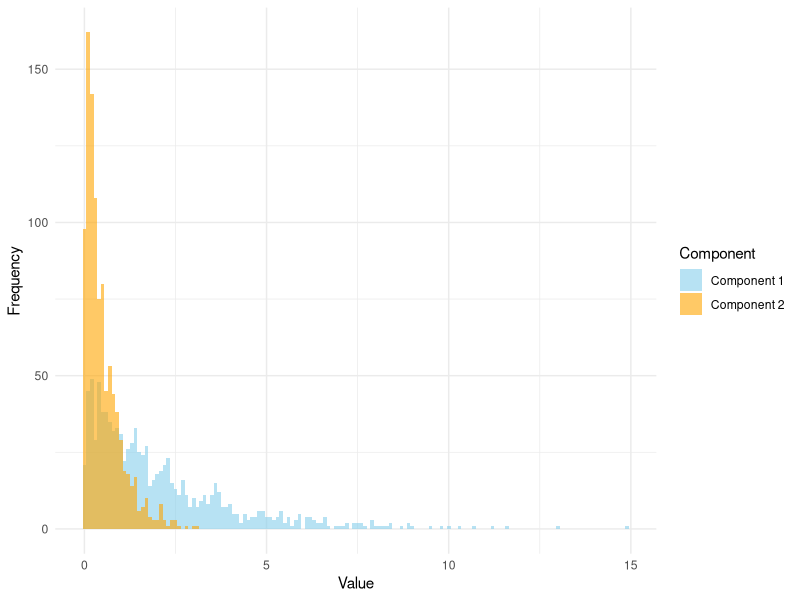
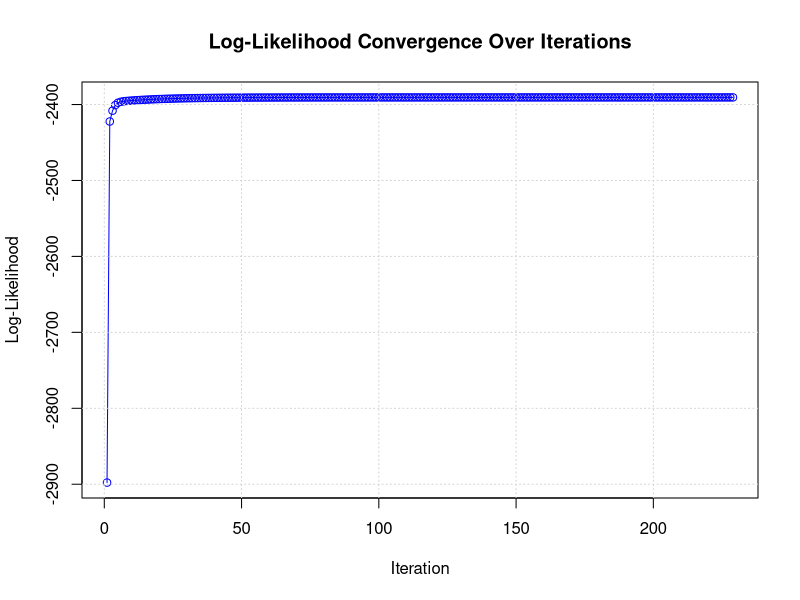

Here is the R script that generated these plots, in order:
## ---- chunk 1
library(ggplot2)
set.seed(1234)
# sample
n_samples <- 2000
true_rates <- c(0.5, 2.0)
true_proportions <- c(0.5, 0.5)

# Sample group assignments (1 or 2) based on mixing proportions
component_labels <- sample(1:2, n_samples, replace = TRUE, prob = true_proportions)

# Stage 2: Generate data from the corresponding exponential
# distribution based on the group assignment
data <- numeric(n_samples) # Initialize the data vector

# Generate data for group 1 (rate = 0.5)
data[component_labels == 1] <- rexp(sum(component_labels == 1), rate = true_rates[1])

# Generate data for group 2 (rate = 2.0)
data[component_labels == 2] <- rexp(sum(component_labels == 2), rate = true_rates[2])

# Create a data frame for plotting
plot_data <- data.frame(
  Value = data, # Data points
  Component = factor(component_labels, labels = c("Component 1", "Component 2")) # Component labels
)

# Plot the data using ggplot2
ggplot(plot_data, aes(x = Value, fill = Component)) +
  geom_histogram(binwidth = 0.1, position = "identity", alpha = 0.6) +
  scale_fill_manual(values = c("skyblue", "orange")) + # Set colors for the components
  labs(
    x = "Value",
    y = "Frequency",
    fill = "Component"
  ) +
  theme_minimal() +
  theme(plot.title = element_blank()) # Remove the title

exponentialMixture <- function(data, K, max_iter = 1000, tol = 1e-5) {
  n <- length(data)
  pi <- rep(1/K, K) # mixing proportions
  lambda <- runif(K, 0.1, 1) # rate parameters
  log_likelihoods <- numeric(max_iter) # store log-likelihood values
  
  for (iter in 1:max_iter) { # E-step: numerator of the gammas
    gamma <- matrix(NA, nrow = n, ncol = K)
    for (k in 1:K) {
      gamma[, k] <- pi[k] * dexp(data, rate = lambda[k])
    }
    row_sums <- rowSums(gamma) # denominator of the gammas
    gamma <- gamma / row_sums # normalize probabilities
    
    pi_old <- pi # M-step: Update mixing proportions and rate parameters
    lambda_old <- lambda
    
    pi <- colMeans(gamma) # update mixing proportions
    for (k in 1:K) {
      lambda[k] <- sum(gamma[, k]) / sum(gamma[, k] * data) # update rate parameters
    }
    
    log_likelihoods[iter] <- sum(log(row_sums)) # calculate log-likelihood
    
    if (max(abs(pi - pi_old)) < tol && max(abs(lambda - lambda_old)) < tol) {
      log_likelihoods <- log_likelihoods[1:iter] # trim to the number of iterations
      cat("Convergence reached at iteration", iter, 
          "with log-likelihood:", log_likelihoods[iter], "\n")
    break
    }
  }
  return(list(pi = pi, lambda = lambda, log_likelihood = log_likelihoods))
}
## ---- chunk 2
# Code taken from in class exercise mixture models
set.seed(1234)
library(knitr)

# Fit the mixture model
result <- exponentialMixture(data, K = 2)

# Create a data frame to display the results in a table
results_table <- data.frame(
  "Component" = 1:2,
  "Estimated Mixing Proportion" = round(result$pi, 4),
  "Estimated Rate Parameter (lambda)" = round(result$lambda, 4)
)

# move results to a table
kable(results_table, caption = "Estimated Parameters for the Mixture Model", format = "pipe")
## ---- chunk 3
# Get log-likelihoods from result
log_likelihoods <- result$log_likelihood

# Plot log-likelihoods vs. number of iterations
plot(log_likelihoods, type = "o", col = "blue", xlab = "Iteration",
     ylab = "Log-Likelihood", main = "Log-Likelihood Convergence Over Iterations")
grid()
## ---- chunk 4
# sample
n_samples <- 2000
true_rates <- c(0.5, 2.0)
true_proportions <- c(0.5, 0.5)

# Sample group assignments (1 or 2) based on mixing proportions
component_labels <- sample(1:2, n_samples, replace = TRUE, prob = true_proportions)

# Stage 2: Generate data from the corresponding exponential
# distribution based on the group assignment
data <- numeric(n_samples) # Initialize the data vector

# Generate data for group 1 (rate = 0.5)
data[component_labels == 1] <- rexp(sum(component_labels == 1), rate = true_rates[1])

# Generate data for group 2 (rate = 2.0)
data[component_labels == 2] <- rexp(sum(component_labels == 2), rate = true_rates[2])

# Fit the mixture model
result <- exponentialMixture(data, K = 2)

# Create a data frame to display the results in a table
results_table <- data.frame(
  "Run" = 1:1,
  "Component" = 1:2,
  "Estimated Mixing Proportion" = round(result$pi, 4),
  "Estimated Rate Parameter (lambda)" = round(result$lambda, 4)
)

for (x in 2:5) {
  # Stage 2: Generate data from the corresponding exponential
  # distribution based on the group assignment
  data <- numeric(n_samples) # Initialize the data vector
  
  # Generate data for group 1 (rate = 0.5)
  data[component_labels == 1] <- rexp(sum(component_labels == 1), rate = true_rates[1])
  
  # Generate data for group 2 (rate = 2.0)
  data[component_labels == 2] <- rexp(sum(component_labels == 2), rate = true_rates[2])
  
  # Fit the mixture model
  result <- exponentialMixture(data, K = 2)
  
  results_table <- rbind(results_table, list(x, 1, round(result$pi, 4)[1], round(result$lambda, 4)[1]))
  results_table <- rbind(results_table, list(x, 2, round(result$pi, 4)[2], round(result$lambda, 4)[2]))
}

# move results to a table
kable(results_table, caption = "Estimated Parameters for the Mixture Model", format = "pipe")
## ---- chunk 5
# Simulation parameters
set.seed(123) # For reproducibility
n_samples <- 1000 # Number of samples
true_rates <- c(0.5, 1.5) # True rate parameters for two components
true_proportions <- c(0.6, 0.4) # True mixing proportions

# Generate synthetic data
data <- c(rexp(n_samples * true_proportions[1], rate = true_rates[1]),
          rexp(n_samples * true_proportions[2], rate = true_rates[2]))
## ---- chunk 6
# Fit the mixture model
result <- exponentialMixture(data, K = 2)

# Create a data frame to display the results in a table
results_table <- data.frame(
  "Run" = 1:1,
  "Component" = 1:2,
  "Estimated Mixing Proportion" = round(result$pi, 4),
  "Estimated Rate Parameter (lambda)" = round(result$lambda, 4)
)

for (x in 2:5) {
  # Stage 2: Generate data from the corresponding exponential
  # distribution based on the group assignment
  data <- numeric(n_samples) # Initialize the data vector
  
  # Generate data for group 1 (rate = 0.5)
  data[component_labels == 1] <- rexp(sum(component_labels == 1), rate = true_rates[1])
  
  # Generate data for group 2 (rate = 2.0)
  data[component_labels == 2] <- rexp(sum(component_labels == 2), rate = true_rates[2])
  
  # Fit the mixture model
  result <- exponentialMixture(data, K = 2)
  
  results_table <- rbind(results_table, list(x, 1, round(result$pi, 4)[1], round(result$lambda, 4)[1]))
  results_table <- rbind(results_table, list(x, 2, round(result$pi, 4)[2], round(result$lambda, 4)[2]))
}

# move results to a table
kable(results_table, caption = "Estimated Parameters for the Mixture Model", format = "pipe")
## ---- chunk 7
# Simulation parameters
set.seed(123) # For reproducibility
n_samples <- 1000 # Number of samples
true_rates <- c(0.5, 1.5) # True rate parameters for two components
true_proportions <- c(0.6, 0.4) # True mixing proportions

# Generate synthetic data
data <- c(rexp(n_samples * true_proportions[1], rate = true_rates[1]),
          rexp(n_samples * true_proportions[2], rate = true_rates[2]))

set.seed(123)
K <- 2 # how many clusters
kmeans_result <- kmeans(data, centers = 2)

# Calculate initial mixing proportions
component_labels <- kmeans_result$cluster
mixing_proportions <- table(component_labels) / length(data)

# Calculate initial rate parameters
rate_parameters <- numeric(K)
for (k in 1:K) { # k = 2 in this instance
  cluster_data <- data[component_labels == k] # data points in component k
  rate_parameters[k] <- 1 / mean(cluster_data) # rate as reciprocal of mean
}

# New exponentialMixture function with initial estimate parameters
exponentialMixture <- function(data, K, max_iter = 1000, tol = 1e-5,
                                init_pi = NULL, init_lambda = NULL) {
  n <- length(data)
  pi <- if (is.null(init_pi)) rep(1/K, K) else init_pi # mixing proportions
  lambda <- if (is.null(init_lambda)) runif(K, 0.1, 1) else init_lambda # rate parameters
  log_likelihoods <- numeric(max_iter) # store log-likelihood values
  
  for (iter in 1:max_iter) { # E-step: numerator of the gammas
    gamma <- matrix(NA, nrow = n, ncol = K)
    for (k in 1:K) {
      gamma[, k] <- pi[k] * dexp(data, rate = lambda[k])
    }
    row_sums <- rowSums(gamma) # denominator of the gammas
    gamma <- gamma / row_sums  # normalize probabilities

    # M-step: Update mixing proportions and rate parameters
    pi_old <- pi
    lambda_old <- lambda
    pi <- colMeans(gamma) # update mixing proportions
    for (k in 1:K) {
      lambda[k] <- sum(gamma[, k]) / sum(gamma[, k] * data) # update rate parameters
    }

    log_likelihoods[iter] <- sum(log(row_sums)) # calculate log-likelihood

    if (max(abs(pi - pi_old)) < tol && max(abs(lambda - lambda_old)) < tol) {
      log_likelihoods <- log_likelihoods[1:iter] # trim to the number of iterations
      cat("Convergence reached at iteration", iter, "with log-likelihood:", log_likelihoods[iter], "\n")
      break
    }
  }

  return(list(pi = pi, lambda = lambda, log_likelihood = log_likelihoods))
}

# Run EM function with k-means initialization
results <- exponentialMixture(data, K = K, init_pi = as.numeric(mixing_proportions), init_lambda = rate_parameters)

# Create a data frame to display the results in a table
results_table <- data.frame(
  "Run" = 1:1,
  "Component" = 1:2,
  "Estimated Mixing Proportion" = round(result$pi, 4),
  "Estimated Rate Parameter (lambda)" = round(result$lambda, 4)
)

for (x in 2:5) {
  # Stage 2: Generate data from the corresponding exponential
  # distribution based on the group assignment
  data <- numeric(n_samples) # Initialize the data vector
  
  # Generate data for group 1 (rate = 0.5)
  data[component_labels == 1] <- rexp(sum(component_labels == 1), rate = true_rates[1])
  
  # Generate data for group 2 (rate = 2.0)
  data[component_labels == 2] <- rexp(sum(component_labels == 2), rate = true_rates[2])
  
  # Fit the mixture model
  result <- exponentialMixture(data, K = 2)
  
  results_table <- rbind(results_table, list(x, 1, round(result$pi, 4)[1], round(result$lambda, 4)[1]))
  results_table <- rbind(results_table, list(x, 2, round(result$pi, 4)[2], round(result$lambda, 4)[2]))
}

# Move results to a table
kable(results_table, caption = "Estimated Parameters for the Mixture Model", format = "pipe")

